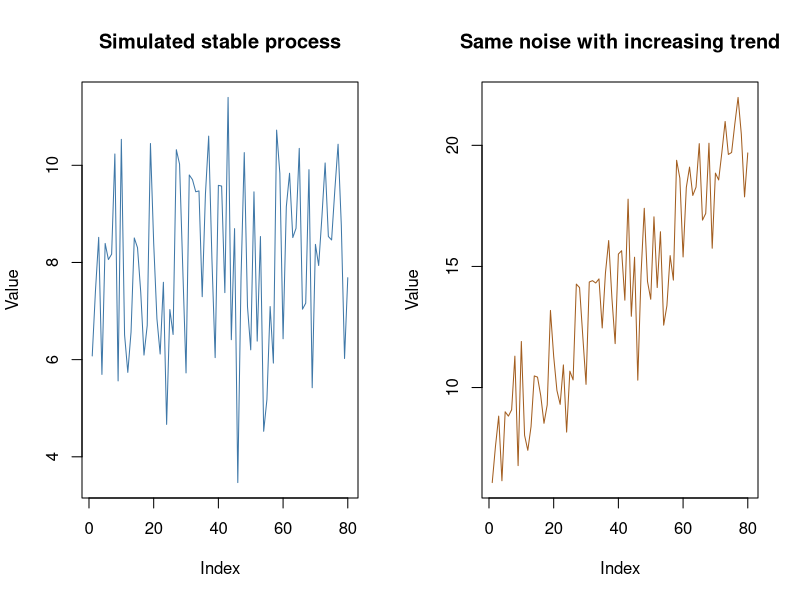

This figure's R source:
## ---- chunk 1
set.seed(3)
stable <- rnorm(80,mean=8,sd=2)
trending <- stable + seq(0,12,length.out=80)
op <- par(mfrow=c(1,2))
plot(stable,type="l",col="#3F78A8",ylab="Value",
     main="Simulated stable process")
plot(trending,type="l",col="#A35E20",ylab="Value",
     main="Same noise with increasing trend")
par(op)
print(c(mean(stable[1:40]),mean(stable[41:80])))
print(c(mean(trending[1:40]),mean(trending[41:80])))
